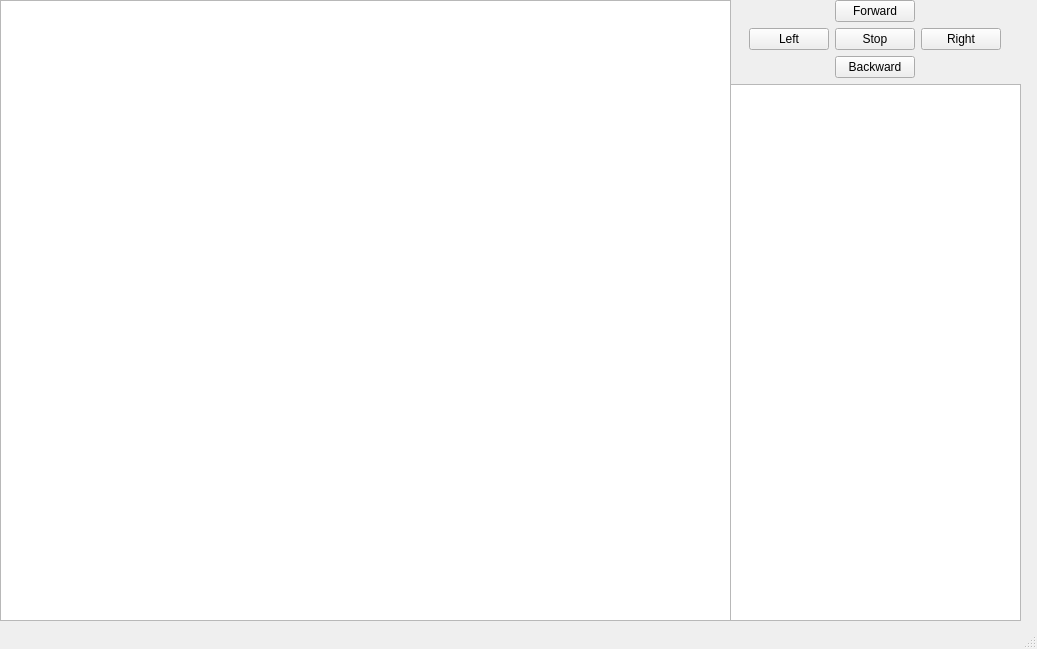
<?xml version="1.0" encoding="UTF-8"?>
<ui version="4.0">
 <class>MainWindow</class>
 <widget class="QMainWindow" name="MainWindow">
  <property name="geometry">
   <rect>
    <x>0</x>
    <y>0</y>
    <width>1037</width>
    <height>649</height>
   </rect>
  </property>
  <property name="windowTitle">
   <string>MainWindow</string>
  </property>
  <widget class="QWidget" name="centralwidget">
   <widget class="QWidget" name="verticalLayoutWidget">
    <property name="geometry">
     <rect>
      <x>730</x>
      <y>0</y>
      <width>291</width>
      <height>621</height>
     </rect>
    </property>
    <layout class="QVBoxLayout" name="verticalLayout" stretch="3,6">
     <item>
      <layout class="QHBoxLayout" name="horizontalLayout">
       <item>
        <spacer name="horizontalSpacer_2">
         <property name="orientation">
          <enum>Qt::Horizontal</enum>
         </property>
         <property name="sizeHint" stdset="0">
          <size>
           <width>40</width>
           <height>20</height>
          </size>
         </property>
        </spacer>
       </item>
       <item>
        <layout class="QGridLayout" name="gridLayout">
         <item row="1" column="1">
          <widget class="QPushButton" name="stop">
           <property name="text">
            <string>Stop</string>
           </property>
          </widget>
         </item>
         <item row="2" column="1">
          <widget class="QPushButton" name="backward">
           <property name="text">
            <string>Backward</string>
           </property>
          </widget>
         </item>
         <item row="1" column="2">
          <widget class="QPushButton" name="right">
           <property name="text">
            <string>Right</string>
           </property>
          </widget>
         </item>
         <item row="0" column="1">
          <widget class="QPushButton" name="forward">
           <property name="text">
            <string>Forward</string>
           </property>
          </widget>
         </item>
         <item row="1" column="0">
          <widget class="QPushButton" name="left">
           <property name="text">
            <string>Left</string>
           </property>
          </widget>
         </item>
        </layout>
       </item>
       <item>
        <spacer name="horizontalSpacer">
         <property name="orientation">
          <enum>Qt::Horizontal</enum>
         </property>
         <property name="sizeHint" stdset="0">
          <size>
           <width>40</width>
           <height>20</height>
          </size>
         </property>
        </spacer>
       </item>
      </layout>
     </item>
     <item>
      <widget class="QTextBrowser" name="debug_text"/>
     </item>
    </layout>
   </widget>
   <widget class="QGraphicsView" name="camera_feed">
    <property name="geometry">
     <rect>
      <x>0</x>
      <y>0</y>
      <width>731</width>
      <height>621</height>
     </rect>
    </property>
   </widget>
  </widget>
  <widget class="QStatusBar" name="statusbar"/>
 </widget>
 <resources/>
 <connections/>
</ui>
